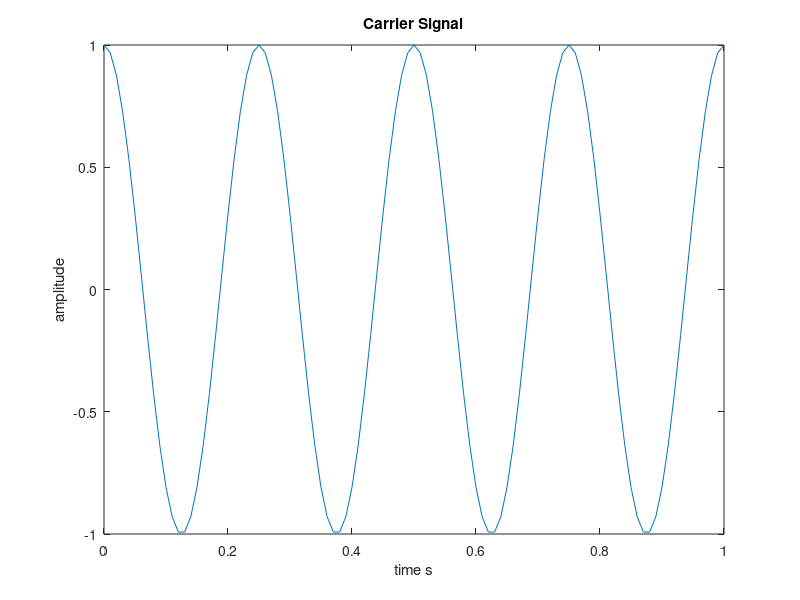
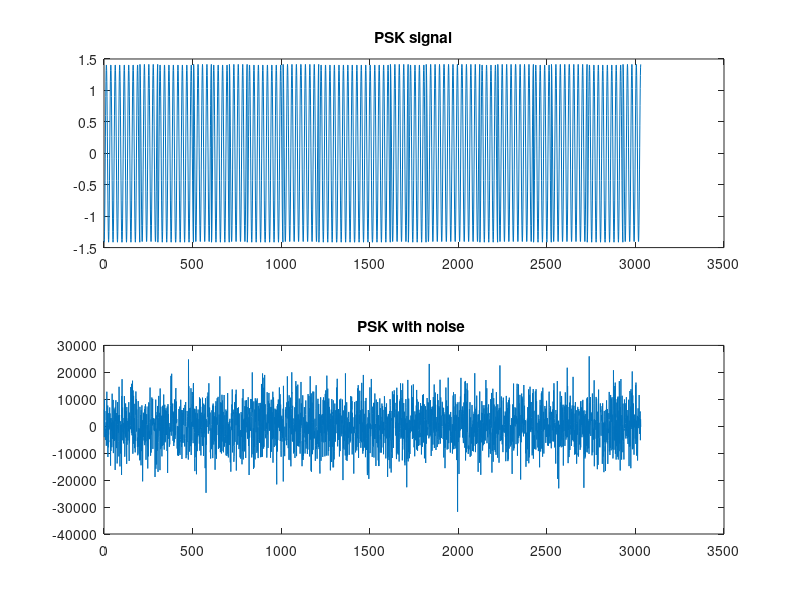
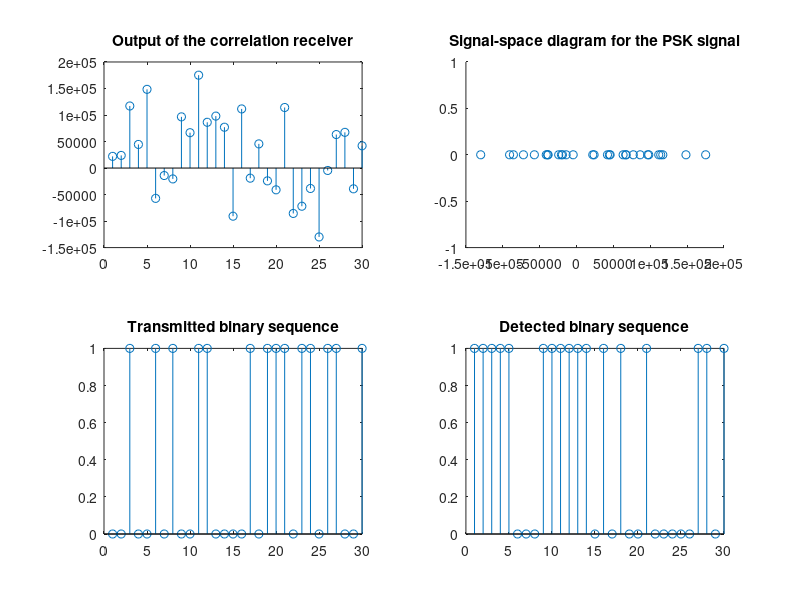

Source code (MATLAB) for these figures, in order:

clc; clear all;     close all;
%%
number_bits = 30; 
BINSEQ = abs(round(rand(1,number_bits)*2-1));
t = 0:1/100:1;
Eb = 1;
Tb = 1;
nc = 4;
fc = nc/Tb;
TX=[];

% Carrier Signal
Ac = 1.0;
wc = 2*pi * fc;
xc = cos(wc*t);
figure(1)
plot(t, Ac*xc);
title('Carrier Signal')
xlabel(' time s ');
ylabel( ' amplitude ' );

% PSK Modulation
for m=1:1:number_bits
    if(BINSEQ(m)==1)
        TX = [TX sqrt(2*Eb/Tb)*cos(2*pi*fc*t)];
    else
        TX = [TX -1*sqrt(2*Eb/Tb)*cos(2*pi*fc*t)];
    end
end

% Define SNR (in dB)
snr_db = -80; % Example SNR

% Calculate noise power
signal_power = mean(TX.^2); 
noise_power = signal_power / (10^(snr_db/10)) 

% Generate Gaussian noise
noise = sqrt(noise_power/2) * randn(size(TX)); 

% Add noise to the signal
RX_AWGN = TX + noise;

figure(2)
subplot(2,1,1)
plot(1:length(TX),TX)
title('PSK signal')
subplot(2,1,2)
plot(1:length(RX_AWGN),RX_AWGN)
title('PSK with noise ')

% Coherent Detection
LO = sqrt(2/Tb)*cos(2*pi*fc*t);
BINSEQDET=[];
CS=[];
for n=1:1:number_bits
    temp = RX_AWGN([(n-1)*101+1:1:(n-1)*101+101]);
    S = sum(temp.*LO);
    CS = [CS S];
    if(S>0)
        BINSEQDET = [BINSEQDET 1];
    else
        BINSEQDET = [BINSEQDET 0];
    end
end

figure(3)
subplot(2,2,1)
stem(CS)
title('Output of the correlation receiver')
subplot(2,2,2)
scatter(CS,zeros(1,number_bits))
title('Signal-space diagram for the PSK signal');
subplot(2,2,3)
stem(BINSEQ)
title('Transmitted binary sequence')
subplot(2,2,4)
stem(BINSEQDET)
title('Detected binary sequence')

Bit_error = sum(abs(BINSEQDET - BINSEQ))





